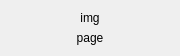
<?xml version="1.0" encoding="UTF-8"?>
<ui version="4.0">
 <class>page_preview</class>
 <widget class="QFrame" name="page_preview">
  <property name="geometry">
   <rect>
    <x>0</x>
    <y>0</y>
    <width>180</width>
    <height>56</height>
   </rect>
  </property>
  <property name="sizePolicy">
   <sizepolicy hsizetype="Fixed" vsizetype="Preferred">
    <horstretch>0</horstretch>
    <verstretch>0</verstretch>
   </sizepolicy>
  </property>
  <property name="maximumSize">
   <size>
    <width>180</width>
    <height>16777215</height>
   </size>
  </property>
  <property name="windowTitle">
   <string>Frame</string>
  </property>
  <layout class="QVBoxLayout" name="verticalLayout">
   <property name="sizeConstraint">
    <enum>QLayout::SetMinimumSize</enum>
   </property>
   <item>
    <widget class="QLabel" name="img_label">
     <property name="text">
      <string>img</string>
     </property>
     <property name="alignment">
      <set>Qt::AlignCenter</set>
     </property>
    </widget>
   </item>
   <item>
    <widget class="QLabel" name="text_label">
     <property name="text">
      <string>page</string>
     </property>
     <property name="alignment">
      <set>Qt::AlignCenter</set>
     </property>
     <property name="wordWrap">
      <bool>true</bool>
     </property>
    </widget>
   </item>
  </layout>
 </widget>
 <resources/>
 <connections/>
</ui>
